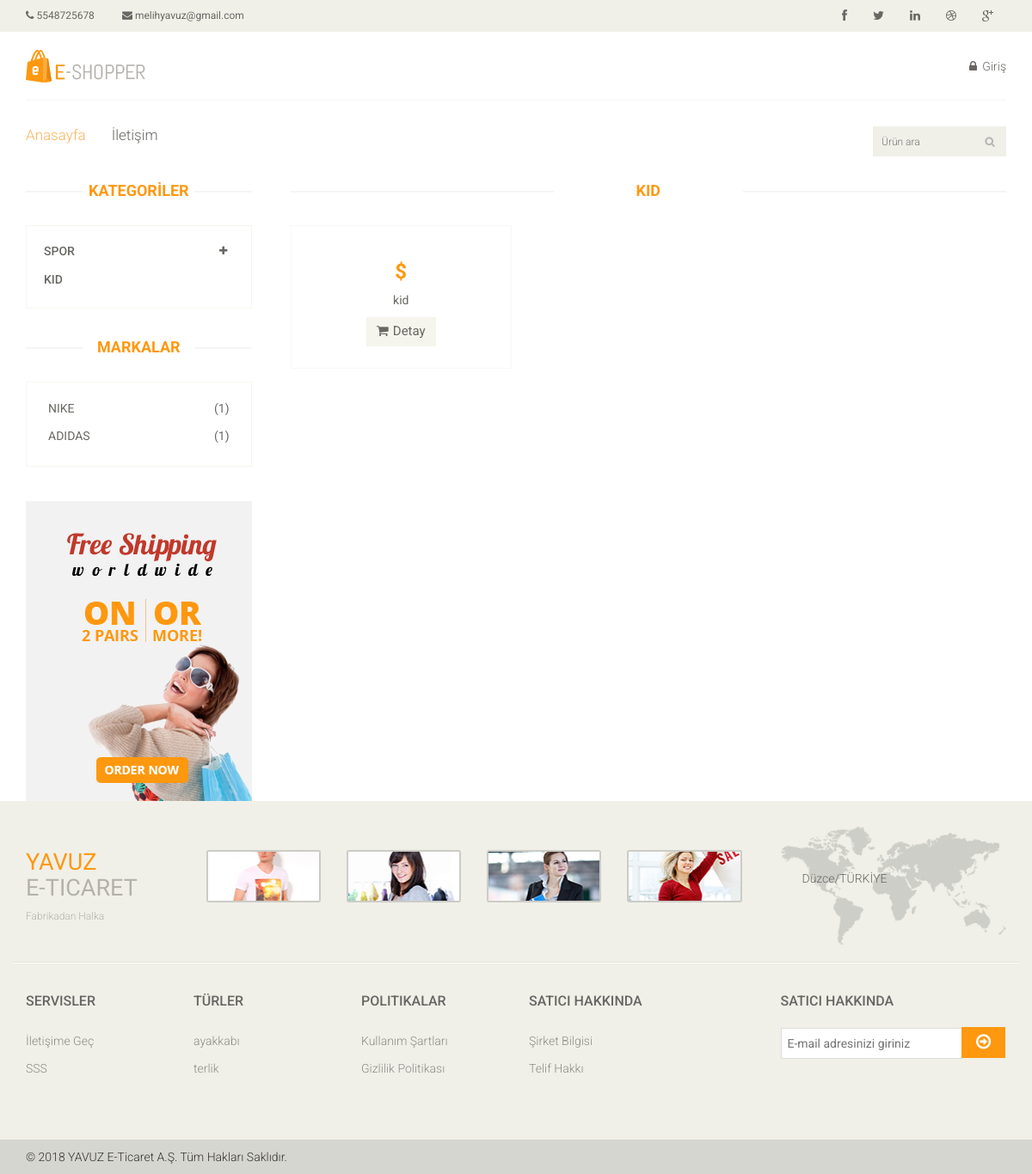
Page /site/filter/categories/kid on the committed database.
### tables this page shows
CREATE TABLE `categories` (
  `id` int(11) NOT NULL,
  `name` varchar(20) DEFAULT NULL
);

CREATE TABLE `product` (
  `id` int(11) NOT NULL,
  `name` varchar(20) DEFAULT NULL,
  `price` int(11) DEFAULT NULL,
  `category_id` int(11) DEFAULT NULL,
  `brand_id` int(11) DEFAULT NULL,
  `sold` int(11) DEFAULT NULL,
  `type` varchar(10) DEFAULT NULL,
  `image` text,
  `detail` varchar(101) DEFAULT NULL
);

### application/controllers/Site.php (called while the page is built, shortened)
<?php
class Site extends CI_Controller {
	function __construct(){
		$this->load->model('site_model');
	}
	function filter($part, $name){
		$data['categories'] = $this->site_model->categories();
		$data['brand_items'] = $this->site_model->brand_items();
		$data['category_brands'] = $this->site_model->category_brands();
		$data['types'] = $this->site_model->types();
		$data['products'] = $this->site_model->filter($part, $name);
		$data['content'] = strtoupper($name);
		$this->load->view('search', $data);
	}
}

### index.php (called while the page is built, shortened)
<?php
require_once BASEPATH.'core/CodeIgniter.php';

### application/models/Site_model.php (called while the page is built, shortened)
<?php
class Site_model extends ci_model
{
	function categories(){
		return $this->db->query("select count(category_id) as total_brand, categories.name as category_name from brands inner join categories on categories.id = brands.category_id group by brands.category_id")->result();
	}
	function brand_items(){
		return $this->db->query("SELECT count(brand_id) AS total, brands.name FROM product inner join brands on brands.id = product.brand_id GROUP BY product.brand_id;")->result();
	}
	function types(){
		return $this->db->query("select * from product group by type limit 10")->result();
	}
	function filter($part, $name){
		return $this->db->query("select * from $part where name='$name'")->result();
	}
}

### application/views/category.php (the view, shortened to what this page needs)
<div class="col-sm-3">
					<div class="left-sidebar">
						<h2>KATEGORİLER</h2>
						<div class="panel-group category-products" id="accordian">
							<?php foreach ($categories as $category) :?>
								<?php if($category->total_brand > 1) :?>
							<div class="panel panel-default">
								<div class="panel-heading">
									<h4 class="panel-title">
										<a data-toggle="collapse" data-parent="#accordian" href="#sportswear">
											<span class="badge pull-right"><i class="fa fa-plus"></i></span>
											<?=$category->category_name?>
										</a>
									</h4>
								</div>
							</div>
						<?php else : ?>
							<div class="panel panel-default">
								<div class="panel-heading">
									<h4 class="panel-title"><a href="<?=site_url('site/filter/categories/'.$category->category_name)?>"><?=$category->category_name?></a></h4>
								</div>
							</div>
						<?php endif;?>
							<?php endforeach;?>
						</div>
						<div class="brands_products">
							<h2>Markalar</h2>
							<div class="brands-name">
								<ul class="nav nav-pills nav-stacked">
									<?php foreach ($brand_items as $brand) :?>
									<li><a href="<?=site_url('site/filter/brands/'.$brand->name)?>"> <span class="pull-right">(<?=$brand->total?>)</span><?=$brand->name?></a></li>
								<?php endforeach;?>
								</ul>
							</div>
						</div>
						<div class="shipping text-center">
							<img src="<?=site_url('images/home/shipping.jpg')?>" alt="" />
						</div>
					</div>
				</div>

### application/views/features.php (shortened to what this page needs)
<div class="col-sm-9 padding-right">
					<div class="features_items">
						<h2 class="title text-center"><?=$content?></h2>
						<?php foreach ($products as $product) :?>
						<div class="col-sm-4">
							<div class="product-image-wrapper">
								<div class="single-products1">
										<div class="productinfo text-center">
											<h2>$<?=$product->price?></h2>
											<p><?=$product->name?></p>
											<a href="<?=site_url('site/product_detail/'.$product->id)?>" class="btn btn-default add-to-cart"><i class="fa fa-shopping-cart"></i>Detay</a>
										</div>
								</div>
							</div>
						</div>
						<?php endforeach;?>
					</div>
				</div>

### application/views/footer.php (shortened to what this page needs)
<footer id="footer">
		<div class="footer-top">
			<div class="container">
				<div class="row">
					<div class="col-sm-2">
						<div class="companyinfo">
							<h2><span>YAVUZ</span><br>E-ticaret</h2>
							<p>Fabrikadan Halka</p>
						</div>
					</div>
					<div class="col-sm-7">
						<div class="col-sm-3">
							<div class="video-gallery text-center">
								<a href="#">
									<div class="iframe-img">
										<img src="<?=site_url('images/home/iframe1.png')?>" alt="" />
									</div>
								</a>
							</div>
						</div>
						<div class="col-sm-3">
							<div class="video-gallery text-center">
								<a href="#">
									<div class="iframe-img">
										<img src="<?=site_url('images/home/iframe2.png')?>" alt="" />
									</div>
								</a>
							</div>
						</div>
						<div class="col-sm-3">
							<div class="video-gallery text-center">
								<a href="#">
									<div class="iframe-img">
										<img src="<?=site_url('images/home/iframe3.png')?>" alt="" />
									</div>
								</a>
							</div>
						</div>
						<div class="col-sm-3">
							<div class="video-gallery text-center">
								<a href="#">
									<div class="iframe-img">
										<img src="<?=site_url('images/home/iframe4.png')?>" alt="" />
									</div>
								</a>
							</div>
						</div>
					</div>
					<div class="col-sm-3">
						<div class="address">
							<img src="images/home/map.png" alt="" />
							<p>Düzce/TÜRKİYE</p>
						</div>
					</div>
				</div>
			</div>
		</div>
		<div class="footer-widget">
			<div class="container">
				<div class="row">
					<div class="col-sm-2">
						<div class="single-widget">
							<h2>Servisler</h2>
							<ul class="nav nav-pills nav-stacked">
								<li><a href="#">İletişime Geç</a></li>
								<li><a href="#">SSS</a></li>
							</ul>
						</div>
					</div>
					<div class="col-sm-2">
						<div class="single-widget">
							<h2>Türler</h2>
							<ul class="nav nav-pills nav-stacked">
								<?php foreach ($types as $type) :?>
								<li><a href="#"><?=$type->type?></a></li>
							<?php endforeach;?>
							</ul>
						</div>
					</div>
					<div class="col-sm-2">
						<div class="single-widget">
							<h2>Politikalar</h2>
							<ul class="nav nav-pills nav-stacked">
								<li><a href="#">Kullanım Şartları</a></li>
								<li><a href="#">Gizlilik Politikası</a></li>
							</ul>
						</div>
					</div>
					<div class="col-sm-2">
						<div class="single-widget">
							<h2>Satıcı Hakkında</h2>
							<ul class="nav nav-pills nav-stacked">
								<li><a href="#">Şirket Bilgisi</a></li>
								<li><a href="#">Telif Hakkı</a></li>
							</ul>
						</div>
					</div>
					<div class="col-sm-3 col-sm-offset-1">
						<div class="single-widget">
							<h2>Satıcı Hakkında</h2>
							<form action="#" class="searchform">
								<input type="text" placeholder="E-mail adresinizi giriniz" />
								<button type="submit" class="btn btn-default"><i class="fa fa-arrow-circle-o-right"></i></button>
							</form>
						</div>
					</div>
				</div>
			</div>
		</div>
		<div class="footer-bottom">
			<div class="container">
				<div class="row">
					<p class="pull-left">© 2018 YAVUZ E-Ticaret A.Ş. Tüm Hakları Saklıdır.</p>
				</div>
			</div>
		</div>
	</footer>

### rows in the picture
categories: name "kid"
product: type "ayakkabı"
product: type "terlik"

### other values in the picture
TELNO "5548725678"
EMAIL "melihyavuz@gmail.com"
$category->category_name "SPOR"
$category->category_name "KID"
$brand->total "1"
$brand->name "NIKE"
$brand->name "ADIDAS"
$content "KID"
